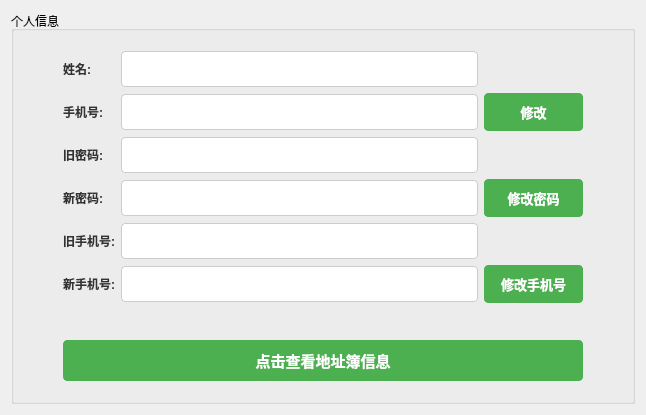
<?xml version="1.0" encoding="UTF-8"?>
<ui version="4.0">
 <class>ProfileForm</class>
 <widget class="QWidget" name="ProfileForm">
  <property name="geometry">
   <rect>
    <x>0</x>
    <y>0</y>
    <width>646</width>
    <height>415</height>
   </rect>
  </property>
  <property name="windowTitle">
   <string>修改个人信息</string>
  </property>
  <property name="styleSheet">
   <string notr="true">
            QLabel {
                color: #333;
                font:14px &quot;幼圆&quot;;
                font-weight: bold;
            }

            QLineEdit {
                padding: 8px;
                font-size: 14px;
                border: 1px solid #ccc;
                border-radius: 4px;
            }

            QPushButton {
                padding: 8px 16px;
                font-size: 15px;
                font-weight: bold;
                border: 1px solid #4CAF50;
                border-radius: 4px;
                color: #fff;
                background-color: #4CAF50;
            }

            #btn_update,
            #btn_change_password,
            #btn_change_phone {
                font-size: 13px;
            }

            QPushButton:hover {
                background-color: #45a049;
                border: 1px solid #45a049;
            }

        </string>
  </property>
  <layout class="QVBoxLayout" name="verticalLayout">
   <item>
    <widget class="QGroupBox" name="tabWidget">
     <property name="title">
      <string>个人信息</string>
     </property>
     <layout class="QGridLayout" name="gridLayout_2">
      <item row="4" column="1">
       <layout class="QHBoxLayout" name="horizontalLayout">
        <item>
         <widget class="QPushButton" name="pushButton">
          <property name="text">
           <string>点击查看地址簿信息</string>
          </property>
         </widget>
        </item>
       </layout>
      </item>
      <item row="3" column="1">
       <spacer name="verticalSpacer">
        <property name="orientation">
         <enum>Qt::Vertical</enum>
        </property>
        <property name="sizeHint" stdset="0">
         <size>
          <width>20</width>
          <height>40</height>
         </size>
        </property>
       </spacer>
      </item>
      <item row="1" column="0">
       <spacer name="horizontalSpacer">
        <property name="orientation">
         <enum>Qt::Horizontal</enum>
        </property>
        <property name="sizeType">
         <enum>QSizePolicy::Preferred</enum>
        </property>
        <property name="sizeHint" stdset="0">
         <size>
          <width>40</width>
          <height>20</height>
         </size>
        </property>
       </spacer>
      </item>
      <item row="0" column="1">
       <spacer name="verticalSpacer_2">
        <property name="orientation">
         <enum>Qt::Vertical</enum>
        </property>
        <property name="sizeHint" stdset="0">
         <size>
          <width>20</width>
          <height>40</height>
         </size>
        </property>
       </spacer>
      </item>
      <item row="2" column="1">
       <spacer name="horizontalSpacer_3">
        <property name="orientation">
         <enum>Qt::Horizontal</enum>
        </property>
        <property name="sizeHint" stdset="0">
         <size>
          <width>40</width>
          <height>20</height>
         </size>
        </property>
       </spacer>
      </item>
      <item row="1" column="1">
       <layout class="QGridLayout" name="gridLayout">
        <item row="4" column="0">
         <widget class="QLabel" name="label">
          <property name="text">
           <string>旧手机号:</string>
          </property>
         </widget>
        </item>
        <item row="4" column="1">
         <widget class="QLineEdit" name="lineEdit"/>
        </item>
        <item row="5" column="2">
         <widget class="QPushButton" name="btn_change_phone">
          <property name="text">
           <string>修改手机号</string>
          </property>
         </widget>
        </item>
        <item row="5" column="0">
         <widget class="QLabel" name="label_new_phone">
          <property name="text">
           <string>新手机号:</string>
          </property>
         </widget>
        </item>
        <item row="0" column="0">
         <widget class="QLabel" name="label_name">
          <property name="text">
           <string>姓名:</string>
          </property>
         </widget>
        </item>
        <item row="3" column="2">
         <widget class="QPushButton" name="btn_change_password">
          <property name="text">
           <string>修改密码</string>
          </property>
         </widget>
        </item>
        <item row="1" column="0">
         <widget class="QLabel" name="label_phone">
          <property name="text">
           <string>手机号:</string>
          </property>
         </widget>
        </item>
        <item row="2" column="1">
         <widget class="QLineEdit" name="old_password_lineedit"/>
        </item>
        <item row="1" column="2">
         <widget class="QPushButton" name="btn_update">
          <property name="text">
           <string>修改</string>
          </property>
         </widget>
        </item>
        <item row="2" column="0">
         <widget class="QLabel" name="label_old_password">
          <property name="text">
           <string>旧密码:</string>
          </property>
         </widget>
        </item>
        <item row="5" column="1">
         <widget class="QLineEdit" name="new_phone_lineedit"/>
        </item>
        <item row="0" column="1">
         <widget class="QLineEdit" name="name_lineedit">
          <property name="acceptDrops">
           <bool>true</bool>
          </property>
          <property name="readOnly">
           <bool>true</bool>
          </property>
         </widget>
        </item>
        <item row="3" column="1">
         <widget class="QLineEdit" name="new_password_lineedit"/>
        </item>
        <item row="3" column="0">
         <widget class="QLabel" name="label_new_password">
          <property name="text">
           <string>新密码:</string>
          </property>
         </widget>
        </item>
        <item row="1" column="1">
         <widget class="QLineEdit" name="phone_lineedit"/>
        </item>
       </layout>
      </item>
      <item row="1" column="2">
       <spacer name="horizontalSpacer_2">
        <property name="orientation">
         <enum>Qt::Horizontal</enum>
        </property>
        <property name="sizeType">
         <enum>QSizePolicy::Preferred</enum>
        </property>
        <property name="sizeHint" stdset="0">
         <size>
          <width>40</width>
          <height>20</height>
         </size>
        </property>
       </spacer>
      </item>
      <item row="5" column="1">
       <spacer name="verticalSpacer_3">
        <property name="orientation">
         <enum>Qt::Vertical</enum>
        </property>
        <property name="sizeHint" stdset="0">
         <size>
          <width>20</width>
          <height>40</height>
         </size>
        </property>
       </spacer>
      </item>
     </layout>
    </widget>
   </item>
  </layout>
 </widget>
 <resources/>
 <connections/>
</ui>
